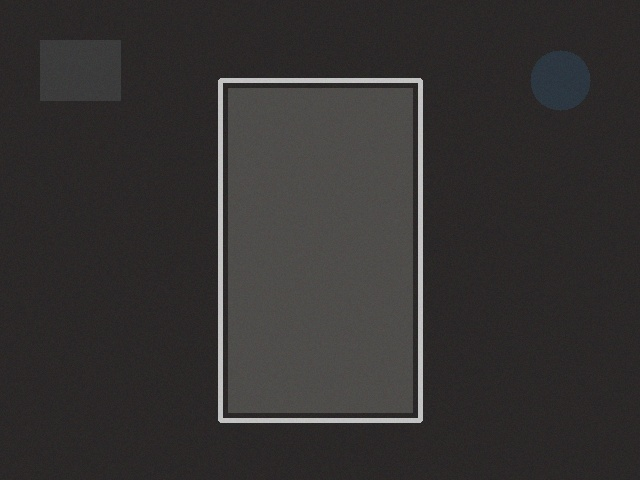
#> input picture BeerAutomations/Vision/test_snapshots/cup_empty.jpg, 640 x 480 px; its folder holds only this picture in this run
$ python analyze_snapshot.py --file test_snapshots/cup_empty.jpg
#> lines starting #> are read from the running program, lines starting #| are printed output that depends on the picture; after the words box and inside, x2 and y2 are one past the last pixel; in counts of white or black regions, pixels touching at a corner belong together
#!/usr/bin/env python3
"""
Analyze the latest kegbot camera snapshot with OpenCV.

Designed to run on the Raspberry Pi 5 (where the camera writes snapshots under
/media/kegbot_snapshots — the same path Home Assistant is configured for).

Tuned against real camera frames in BeerAutomations/screenshots/: top-down view
of a dark mug opening on a light desk. Primary detection finds the dark circular
interior/rim; fill is estimated from the opening interior (empty cavity is dark).

Outputs human-readable logs by default, or --json for later Home Assistant use.
"""

from __future__ import annotations

import argparse
import glob
import json
import os
import sys
from dataclasses import dataclass, field
from datetime import datetime, timezone
from pathlib import Path
from typing import Any

import cv2
import numpy as np

# Default on the Pi host (HA snapshot path); override with --dir or KEGBOT_SNAPSHOT_DIR.
DEFAULT_SNAPSHOT_DIR = "/media/kegbot_snapshots"
IMAGE_EXTENSIONS = ("*.jpg", "*.jpeg", "*.png", "*.bmp", "*.webp")

# --- Top-down dark opening (real camera / mug) ---
OPENING_MIN_AREA_FRAC = 0.012
OPENING_MAX_AREA_FRAC = 0.28
OPENING_MIN_CIRCULARITY = 0.40
OPENING_MIN_ASPECT = 0.45  # h/w of opening bbox
OPENING_MAX_ASPECT = 1.85
OPENING_THR_RANGE = range(25, 90, 5)

# Interior brightness → fill (empty black mug cavity is ~25–45 mean gray).
# Calibrated on BeerAutomations/screenshots empty-mug sequence.
EMPTY_INTERIOR_MEAN = 38.0
FULL_INTERIOR_MEAN = 110.0

# --- Side-view contour fallback (synthetic / clear glass side shots) ---
SIDE_MIN_AREA_FRAC = 0.02
SIDE_MAX_AREA_FRAC = 0.55
SIDE_MIN_ASPECT = 0.8
SIDE_MAX_ASPECT = 3.5
SIDE_MIN_SOLIDITY = 0.55

# HA-friendly state labels
EMPTY_BELOW = 8.0
FULL_ABOVE = 90.0


@dataclass
class CupResult:
    detected: bool = False
    bbox: list[int] | None = None  # full mug estimate [x, y, w, h]
    opening_bbox: list[int] | None = None  # dark opening only
    fill_percent: float | None = None
    confidence: float = 0.0
    state: str = "no_cup"  # no_cup | empty | partial | full | unknown
    method: str | None = None  # opening | side_contour
    notes: list[str] = field(default_factory=list)


@dataclass
class AnalysisResult:
    ok: bool
    analyzed_at: str
    image_path: str | None = None
    image_mtime: str | None = None
    width: int | None = None
    height: int | None = None
    mean_brightness: float | None = None
    edge_density: float | None = None
    cup: CupResult = field(default_factory=CupResult)
    error: str | None = None
    debug_images: list[str] = field(default_factory=list)

    # [22 lines left out: function to_public_dict, not called in this run]


def utc_now_iso() -> str:
    return datetime.now(timezone.utc).isoformat(timespec="seconds")


def mtime_iso(path: str) -> str:
    ts = os.path.getmtime(path)
    return datetime.fromtimestamp(ts, tz=timezone.utc).isoformat(timespec="seconds")


def resolve_snapshot_dir(cli_dir: str | None) -> Path:
    raw = cli_dir or os.environ.get("KEGBOT_SNAPSHOT_DIR") or DEFAULT_SNAPSHOT_DIR
    return Path(raw).expanduser().resolve()


# [46 lines left out: functions _is_motion_mask_name, find_image_files, not called in this run]


def latest_file(paths: list[str]) -> str:
    return max(paths, key=os.path.getmtime)


def edge_density(edges: np.ndarray) -> float:
    if edges.size == 0:
        return 0.0
    return float(np.count_nonzero(edges)) / float(edges.size)


def fill_state(fill_percent: float | None, detected: bool) -> str:
    if not detected:
        return "no_cup"
    if fill_percent is None:
        return "unknown"
    if fill_percent < EMPTY_BELOW:
        return "empty"
    if fill_percent >= FULL_ABOVE:
        return "full"
    return "partial"


# [4 lines left out: function _circularity, not called in this run]


def detect_dark_opening(
    gray: np.ndarray,
) -> tuple[tuple[int, int, int, int] | None, np.ndarray | None, float, list[str]]:
    """
    Find the dark circular/elliptical mug opening (top-down camera).

    Returns (opening_bbox, contour, confidence, notes).
    """
    notes: list[str] = []
    h, w = gray.shape[:2]
    frame_area = float(h * w)
    blur = cv2.GaussianBlur(gray, (9, 9), 0)
    kernel = cv2.getStructuringElement(cv2.MORPH_ELLIPSE, (9, 9))

    best_score = 0.0
    best_bbox: tuple[int, int, int, int] | None = None
    best_cnt: np.ndarray | None = None
    best_thr: int | None = None

    for thr in OPENING_THR_RANGE:
        dark = (blur < thr).astype(np.uint8) * 255
        dark = cv2.morphologyEx(dark, cv2.MORPH_OPEN, kernel, iterations=1)
        dark = cv2.morphologyEx(dark, cv2.MORPH_CLOSE, kernel, iterations=2)
        contours, _ = cv2.findContours(dark, cv2.RETR_EXTERNAL, cv2.CHAIN_APPROX_SIMPLE)

        for cnt in contours:
            area = float(cv2.contourArea(cnt))
            frac = area / frame_area
            if frac < OPENING_MIN_AREA_FRAC or frac > OPENING_MAX_AREA_FRAC:
                continue

            circ = _circularity(cnt)
            if circ < OPENING_MIN_CIRCULARITY:
                continue

            x, y, bw, bh = cv2.boundingRect(cnt)
            if bw < 20 or bh < 20:
                continue
            aspect = bh / float(bw)
            if aspect < OPENING_MIN_ASPECT or aspect > OPENING_MAX_ASPECT:
                continue

            touches_border = x <= 2 or y <= 2 or x + bw >= w - 2 or y + bh >= h - 2
            # Large border-touching blobs are often laptop screens / shadows.
            if touches_border and frac > 0.12:
                continue

            cx = x + bw / 2.0
            cy = y + bh / 2.0
            center_dist = float(np.hypot((cx - w / 2.0) / w, (cy - h / 2.0) / h))
            center_score = max(0.0, 1.0 - center_dist)

            score = (
                0.45 * circ
                + 0.35 * center_score
                + 0.20 * min(frac / 0.08, 1.0)
            )
            if touches_border:
                score *= 0.70

            if score > best_score:
                best_score = score
                best_bbox = (int(x), int(y), int(bw), int(bh))
                best_cnt = cnt
                best_thr = thr

    if best_bbox is None:
        notes.append("no_dark_opening")
        return None, None, 0.0, notes

    notes.append(f"dark_opening_thr={best_thr}")
    notes.append(f"opening_score={best_score:.2f}")
    return best_bbox, best_cnt, float(best_score), notes


# [83 lines left out: functions expand_opening_to_body, estimate_fill_from_opening, not called in this run]


def _smooth_1d(values: np.ndarray) -> np.ndarray:
    n = len(values)
    k = max(3, (n // 20) | 1)
    kernel = np.ones(k, dtype=np.float32) / k
    return np.convolve(values.astype(np.float32), kernel, mode="same")


# [27 lines left out: functions _longest_true_run, _fill_from_bottom, not called in this run]


def detect_side_contour(
    gray: np.ndarray,
) -> tuple[tuple[int, int, int, int] | None, float, list[str]]:
    """Fallback: tall solid blob (side-view glass / synthetic tests)."""
    notes: list[str] = []
    h, w = gray.shape[:2]
    frame_area = float(h * w)

    blurred = cv2.GaussianBlur(gray, (5, 5), 0)
    binary = cv2.adaptiveThreshold(
        blurred,
        255,
        cv2.ADAPTIVE_THRESH_GAUSSIAN_C,
        cv2.THRESH_BINARY_INV,
        31,
        5,
    )
    kernel = cv2.getStructuringElement(cv2.MORPH_ELLIPSE, (5, 5))
    binary = cv2.morphologyEx(binary, cv2.MORPH_CLOSE, kernel, iterations=2)
    binary = cv2.morphologyEx(binary, cv2.MORPH_OPEN, kernel, iterations=1)

    contours, _ = cv2.findContours(binary, cv2.RETR_EXTERNAL, cv2.CHAIN_APPROX_SIMPLE)
    if not contours:
        notes.append("no_side_contours")
        return None, 0.0, notes

    best: tuple[int, int, int, int] | None = None
    best_score = 0.0

    for cnt in contours:
        area = float(cv2.contourArea(cnt))
        area_frac = area / frame_area
        if area_frac < SIDE_MIN_AREA_FRAC or area_frac > SIDE_MAX_AREA_FRAC:
            continue

        x, y, bw, bh = cv2.boundingRect(cnt)
        if bw < 8 or bh < 8:
            continue
        aspect = bh / float(bw)
        if aspect < SIDE_MIN_ASPECT or aspect > SIDE_MAX_ASPECT:
            continue

        hull = cv2.convexHull(cnt)
        hull_area = float(cv2.contourArea(hull)) or 1.0
        solidity = area / hull_area
        if solidity < SIDE_MIN_SOLIDITY:
            continue

        cx = x + bw / 2.0
        cy = y + bh / 2.0
        center_dist = float(np.hypot((cx - w / 2.0) / w, (cy - h / 2.0) / h))
        center_score = max(0.0, 1.0 - center_dist)
        aspect_score = 1.0 - min(abs(aspect - 1.6) / 1.6, 1.0)
        size_score = min(area_frac / 0.15, 1.0)
        score = 0.35 * size_score + 0.25 * aspect_score + 0.25 * solidity + 0.15 * center_score

        if score > best_score:
            best_score = score
            best = (int(x), int(y), int(bw), int(bh))

    if best is None:
        notes.append("no_side_cup_contour")
        return None, 0.0, notes

    notes.append("side_contour_cup")
    return best, float(best_score), notes


def estimate_fill_side_view(
    bgr: np.ndarray,
    gray: np.ndarray,
    bbox: tuple[int, int, int, int],
) -> tuple[float, float, list[str]]:
    """Side-view fill via vertical liquid-score profile (synthetic / clear glass)."""
    notes: list[str] = []
    x, y, bw, bh = bbox
    pad_x = max(2, int(bw * 0.18))
    pad_y = max(2, int(bh * 0.08))
    x0, x1 = x + pad_x, x + bw - pad_x
    y0, y1 = y + pad_y, y + bh - pad_y
    if x1 - x0 < 4 or y1 - y0 < 8:
        notes.append("roi_too_small")
        return 0.0, 0.2, notes

    gray_roi = gray[y0:y1, x0:x1]
    bgr_roi = bgr[y0:y1, x0:x1] if bgr.ndim == 3 else cv2.cvtColor(gray_roi, cv2.COLOR_GRAY2BGR)
    hsv = cv2.cvtColor(bgr_roi, cv2.COLOR_BGR2HSV)
    val = _smooth_1d(hsv[:, :, 2].mean(axis=1)[::-1])
    sat = _smooth_1d(hsv[:, :, 1].mean(axis=1)[::-1])
    n = len(val)
    if n < 8:
        notes.append("roi_too_short")
        return 0.0, 0.2, notes

    score = _smooth_1d(0.55 * (sat / 255.0) + 0.45 * (1.0 - val / 255.0))
    s_lo = float(np.percentile(score, 10))
    s_hi = float(np.percentile(score, 90))
    dynamic = s_hi - s_lo
    score_std = float(np.std(score))
    mean_sat = float(np.mean(sat))
    mean_val = float(np.mean(val))

    if dynamic < 0.05 or score_std < 0.02:
        if mean_sat < 40 and mean_val > 50:
            notes.append("uniform_empty")
            return 0.0, 0.5, notes
        if mean_sat >= 40 or mean_val < 50:
            notes.append("uniform_full")
            return 100.0, 0.5, notes
        notes.append("uniform_unknown")
        return 0.0, 0.3, notes

    thresh = s_lo + 0.45 * dynamic
    liquid_mask = score >= thresh
    fill_rows = max(_fill_from_bottom(liquid_mask), _longest_true_run(liquid_mask))

    margin = max(2, n // 30)
    dscore = np.diff(score.astype(np.float64))
    search = dscore[margin : n - 1 - margin]
    if len(search) > 0:
        rel = int(np.argmin(search))
        surface_idx = margin + rel + 1
        drop = float(-search[rel])
        if drop > 0.02:
            fill_from_surface = 100.0 * surface_idx / float(n)
            fill_from_mask = 100.0 * fill_rows / float(n)
            alpha = float(np.clip(drop / 0.08, 0.35, 0.85))
            fill = alpha * fill_from_surface + (1.0 - alpha) * fill_from_mask
            notes.append("surface_drop_fill")
        else:
            fill = 100.0 * fill_rows / float(n)
            notes.append("score_mask_fill")
    else:
        fill = 100.0 * fill_rows / float(n)
        notes.append("score_mask_fill")

    fill = float(np.clip(fill, 0.0, 100.0))
    conf = float(np.clip(0.4 + dynamic * 2.0, 0.4, 0.95))
    return round(fill, 1), conf, notes


def analyze_image(img: np.ndarray, path: str) -> tuple[AnalysisResult, dict[str, np.ndarray]]:
    """Run cup detection + fill estimation. Returns result + debug image map."""
    h, w = img.shape[:2]
    gray = cv2.cvtColor(img, cv2.COLOR_BGR2GRAY) if img.ndim == 3 else img
    blurred = cv2.GaussianBlur(gray, (5, 5), 0)
    edges = cv2.Canny(blurred, 50, 150)

    cup = CupResult()
    debug: dict[str, np.ndarray] = {"gray": gray, "edges": edges}
    interior_stats: dict[str, float] = {}

    # 1) Primary: top-down dark opening (real Pi camera / mug screenshots)
    opening, opening_cnt, open_conf, open_notes = detect_dark_opening(gray)
    cup.notes.extend(open_notes)

    if opening is not None and opening_cnt is not None and open_conf >= 0.45:
        cup.detected = True
        cup.method = "opening"
        cup.opening_bbox = [int(v) for v in opening]
        body = expand_opening_to_body(opening, img.shape)
        cup.bbox = [int(v) for v in body]

        fill, fill_conf, fill_notes, interior_stats = estimate_fill_from_opening(
            gray, img, opening_cnt
        )
        cup.fill_percent = fill
        cup.confidence = float(np.clip(0.55 * open_conf + 0.45 * fill_conf, 0.0, 1.0))
        cup.notes.extend(fill_notes)
        for k, v in interior_stats.items():
            cup.notes.append(f"{k}={v}")
        cup.state = fill_state(fill, True)

        overlay = img.copy() if img.ndim == 3 else cv2.cvtColor(img, cv2.COLOR_GRAY2BGR)
        ox, oy, obw, obh = opening
        bx, by, bbw, bbh = body
        cv2.rectangle(overlay, (bx, by), (bx + bbw, by + bbh), (255, 180, 0), 2)
        cv2.rectangle(overlay, (ox, oy), (ox + obw, oy + obh), (0, 255, 0), 3)
        cv2.drawContours(overlay, [opening_cnt], -1, (0, 255, 128), 2)
        label = f"{fill:.0f}% conf={cup.confidence:.2f} open"
        cv2.putText(
            overlay,
            label,
            (ox, max(28, oy - 10)),
            cv2.FONT_HERSHEY_SIMPLEX,
            0.9,
            (0, 255, 0),
            2,
        )
        debug["overlay"] = overlay
        # Opening mask preview
        omask = np.zeros_like(gray)
        cv2.drawContours(omask, [opening_cnt], -1, 255, -1)
        debug["opening"] = omask

    else:
        # 2) Fallback: side-view contour (synthetic / clear glass)
        bbox, det_conf, det_notes = detect_side_contour(gray)
        cup.notes.extend(det_notes)

        if bbox is not None and det_conf >= 0.35:
            cup.detected = True
            cup.method = "side_contour"
            cup.bbox = [int(v) for v in bbox]
            fill, fill_conf, fill_notes = estimate_fill_side_view(img, gray, bbox)
            cup.fill_percent = fill
            cup.confidence = float(np.clip(0.5 * det_conf + 0.5 * fill_conf, 0.0, 1.0))
            cup.notes.extend(fill_notes)
            cup.state = fill_state(fill, True)

            overlay = img.copy() if img.ndim == 3 else cv2.cvtColor(img, cv2.COLOR_GRAY2BGR)
            x, y, bw, bh = bbox
            color = (
                (0, 200, 0)
                if cup.state == "full"
                else (0, 165, 255)
                if cup.state == "partial"
                else (0, 0, 255)
            )
            cv2.rectangle(overlay, (x, y), (x + bw, y + bh), color, 2)
            fill_y = int(y + bh * (1.0 - (fill / 100.0)))
            cv2.line(overlay, (x, fill_y), (x + bw, fill_y), (255, 200, 0), 2)
            cv2.putText(
                overlay,
                f"{fill:.0f}% conf={cup.confidence:.2f} side",
                (x, max(20, y - 8)),
                cv2.FONT_HERSHEY_SIMPLEX,
                0.7,
                color,
                2,
            )
            debug["overlay"] = overlay
        else:
            cup.detected = False
            cup.fill_percent = None
            cup.confidence = 0.0
            cup.state = "no_cup"
            overlay = img.copy() if img.ndim == 3 else cv2.cvtColor(img, cv2.COLOR_GRAY2BGR)
            cv2.putText(overlay, "no cup", (20, 40), cv2.FONT_HERSHEY_SIMPLEX, 1.0, (0, 0, 255), 2)
            debug["overlay"] = overlay

    result = AnalysisResult(
        ok=True,
        analyzed_at=utc_now_iso(),
        image_path=path,
        image_mtime=mtime_iso(path),
        width=w,
        height=h,
        mean_brightness=round(float(np.mean(gray)), 2),
        edge_density=round(edge_density(edges), 4),
        cup=cup,
    )
    return result, debug


def print_report(result: AnalysisResult) -> None:
    if not result.ok:
        print(f"ERROR: {result.error}", file=sys.stderr)
        return

    print(f"[{result.analyzed_at}] Analyzed: {result.image_path}")
    print(f"  Image size : {result.width}x{result.height}")
    print(f"  Brightness : mean={result.mean_brightness}")
    print(f"  Edges      : density={result.edge_density}")
    print(
        f"  Cup        : detected={result.cup.detected} state={result.cup.state} "
        f"method={result.cup.method}"
    )
    if result.cup.detected:
        print(f"  Fill       : {result.cup.fill_percent}%  confidence={result.cup.confidence:.2f}")
        print(f"  BBox       : {result.cup.bbox}")
        if result.cup.opening_bbox:
            print(f"  Opening    : {result.cup.opening_bbox}")
    if result.cup.notes:
        print(f"  Notes      : {', '.join(result.cup.notes)}")
    for path in result.debug_images:
        print(f"  Debug out  : {path}")


# [13 lines left out: function save_debug_outputs, not called in this run]


def analyze_latest_snapshot(
    snapshot_dir: Path,
    *,
    image_file: Path | None = None,
    save_debug: bool = False,
    debug_dir: Path | None = None,
    as_json: bool = False,
) -> int:
    """
    Analyze one snapshot (explicit file or newest under snapshot_dir).

    Exit codes:
      0 success
      1 soft failure (no images)
      2 hard error (missing dir / unreadable image)
    """
    analyzed_at = utc_now_iso()

    def emit(result: AnalysisResult, code: int) -> int:
        if as_json:
            print(json.dumps(result.to_public_dict(), indent=2 if sys.stdout.isatty() else None))
        else:
            print_report(result)
            if result.ok:
                print("Analysis complete")
        return code

    if image_file is not None:
        path = str(image_file.expanduser().resolve())
        if not os.path.isfile(path):
            return emit(
                AnalysisResult(ok=False, analyzed_at=analyzed_at, error=f"Image not found: {path}"),
                2,
            )
    else:
        if not snapshot_dir.exists():
            return emit(
                AnalysisResult(
                    ok=False,
                    analyzed_at=analyzed_at,
                    error=f"Snapshot directory does not exist: {snapshot_dir}",
                ),
                2,
            )
        if not snapshot_dir.is_dir():
            return emit(
                AnalysisResult(ok=False, analyzed_at=analyzed_at, error=f"Not a directory: {snapshot_dir}"),
                2,
            )

        files = find_image_files(snapshot_dir)
        if not files:
            return emit(
                AnalysisResult(
                    ok=False,
                    analyzed_at=analyzed_at,
                    error=f"No snapshots found under: {snapshot_dir}",
                ),
                1,
            )
        path = latest_file(files)

    img = cv2.imread(path, cv2.IMREAD_COLOR)
    if img is None:
        return emit(
            AnalysisResult(
                ok=False,
                analyzed_at=analyzed_at,
                image_path=path,
                error=f"Failed to load image: {path}",
            ),
            2,
        )

    result, debug = analyze_image(img, path)

    if save_debug:
        target = debug_dir or (Path(path).parent / "_debug")
        result.debug_images = save_debug_outputs(path, debug, target)

    return emit(result, 0)


def build_parser() -> argparse.ArgumentParser:
    parser = argparse.ArgumentParser(
        description=(
            "Analyze the latest kegbot camera snapshot (Pi 5). "
            "Default dir is /media/kegbot_snapshots (HA path). "
            "JSON mode is for later Home Assistant integration."
        ),
    )
    parser.add_argument(
        "--dir",
        dest="snapshot_dir",
        default=None,
        help=f"Snapshot root on the Pi (default: $KEGBOT_SNAPSHOT_DIR or {DEFAULT_SNAPSHOT_DIR})",
    )
    parser.add_argument(
        "--file",
        dest="image_file",
        default=None,
        help="Analyze a specific image instead of the latest under --dir",
    )
    parser.add_argument(
        "--json",
        action="store_true",
        help="Print a single JSON object (HA / MQTT friendly)",
    )
    parser.add_argument(
        "--save-debug",
        action="store_true",
        help="Write gray / edges / overlay / opening previews",
    )
    parser.add_argument(
        "--debug-dir",
        default=None,
        help="Where to write debug images (default: <image_dir>/_debug)",
    )
    return parser


def main(argv: list[str] | None = None) -> int:
    args = build_parser().parse_args(argv)
    snapshot_dir = resolve_snapshot_dir(args.snapshot_dir)
    image_file = Path(args.image_file) if args.image_file else None
    debug_dir = Path(args.debug_dir).expanduser().resolve() if args.debug_dir else None
    return analyze_latest_snapshot(
        snapshot_dir,
        image_file=image_file,
        save_debug=args.save_debug,
        debug_dir=debug_dir,
        as_json=args.json,
    )
#> in analyze_latest_snapshot, img is the input picture: shape (480, 640, 3); mean B, G, R 49.4, 50.1, 52.4
#> in analyze_image, `edges = cv2.Canny(blurred, 50, 150)`:
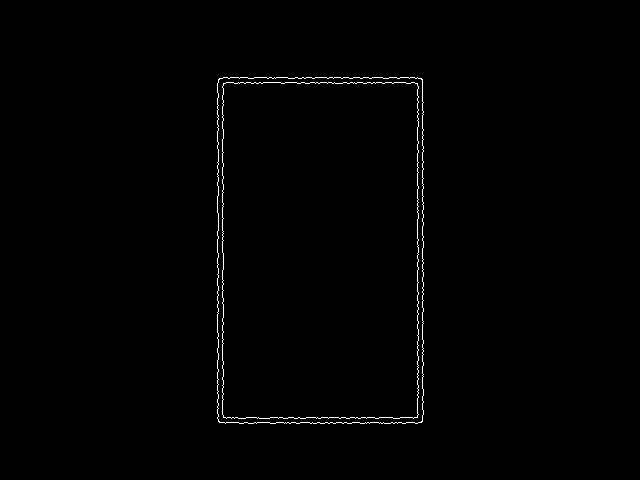
#> edges: shape (480, 640); 0.7% white in thin lines or dots, all inside (x1, y1, x2, y2) = (217, 77, 424, 424)
#> after the loop in detect_dark_opening, `for thr in OPENING_THR_RANGE:`: best_score = 0
#> in analyze_image, `opening, opening_cnt, open_conf, open_notes = detect_dark_opening(gray)`: open_notes = ['no_dark_opening']
#> in detect_side_contour, `binary = cv2.adaptiveThreshold( blurred, 255, cv2.ADAPTIVE_THRESH_GAUS..`:
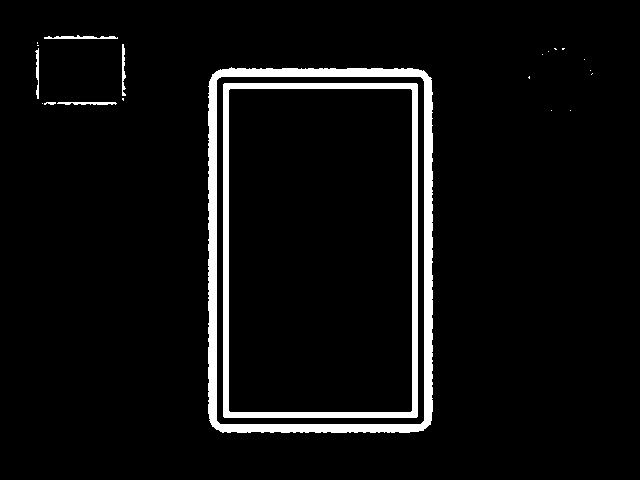
#> binary: shape (480, 640); 5.3% white; 21 white regions (14 under 20 px), largest, box (x1, y1, x2, y2) and area: (208, 67, 433, 433) 9562, (223, 83, 418, 418) 6216, (44, 35, 118, 39) 185
#> in detect_side_contour, `binary = cv2.morphologyEx(binary, cv2.MORPH_CLOSE, kernel, iterations=2)`:
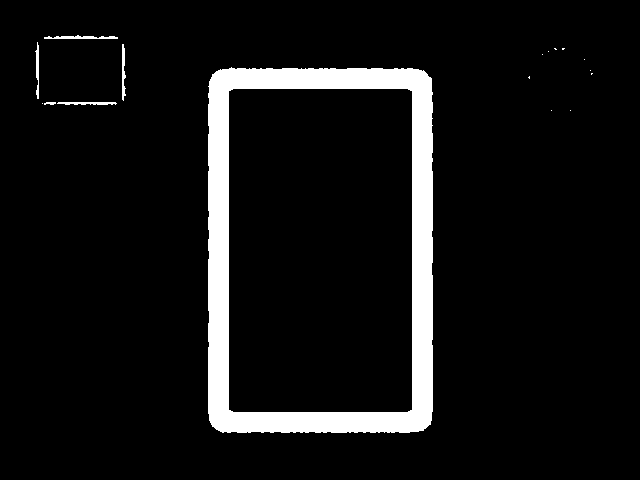
#> binary: shape (480, 640); 7.5% white; 17 white regions (11 under 20 px), largest, box (x1, y1, x2, y2) and area: (208, 67, 433, 433) 22398, (44, 35, 118, 39) 190, (122, 44, 126, 101) 155, (57, 102, 117, 105) 150, (35, 42, 39, 99) 140, (44, 102, 56, 105) 28
#> in detect_side_contour, `binary = cv2.morphologyEx(binary, cv2.MORPH_OPEN, kernel, iterations=1)`:
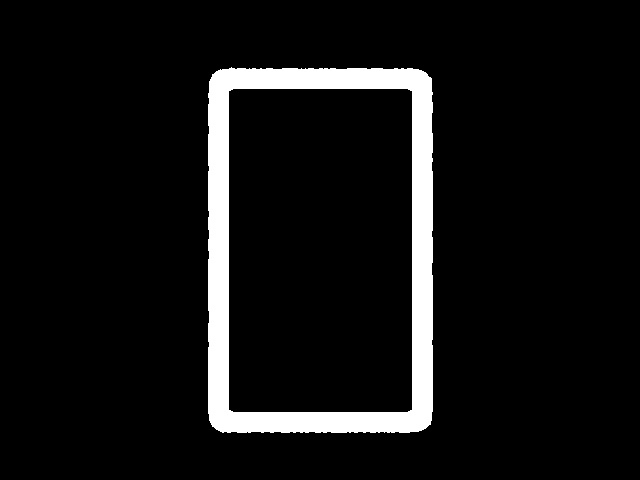
#> binary: shape (480, 640); 7.3% white; 1 white region
#> in detect_side_contour, `contours, _ = cv2.findContours(binary, cv2.RETR_EXTERNAL, cv2.CHAIN_AP..`: contours = 1 contour; box (x1, y1, x2, y2) and area: (208, 67, 433, 433) 80907
#> the loop in detect_side_contour, `for cnt in contours:` made 1 pass
#> (area, area_frac, x, y, bw, bh, aspect, hull_area) on pass 1: (80907, 0.263, 208, 67, 225, 366, 1.63, 81327.5)
#> (the rest of the program and of its run is left out)
